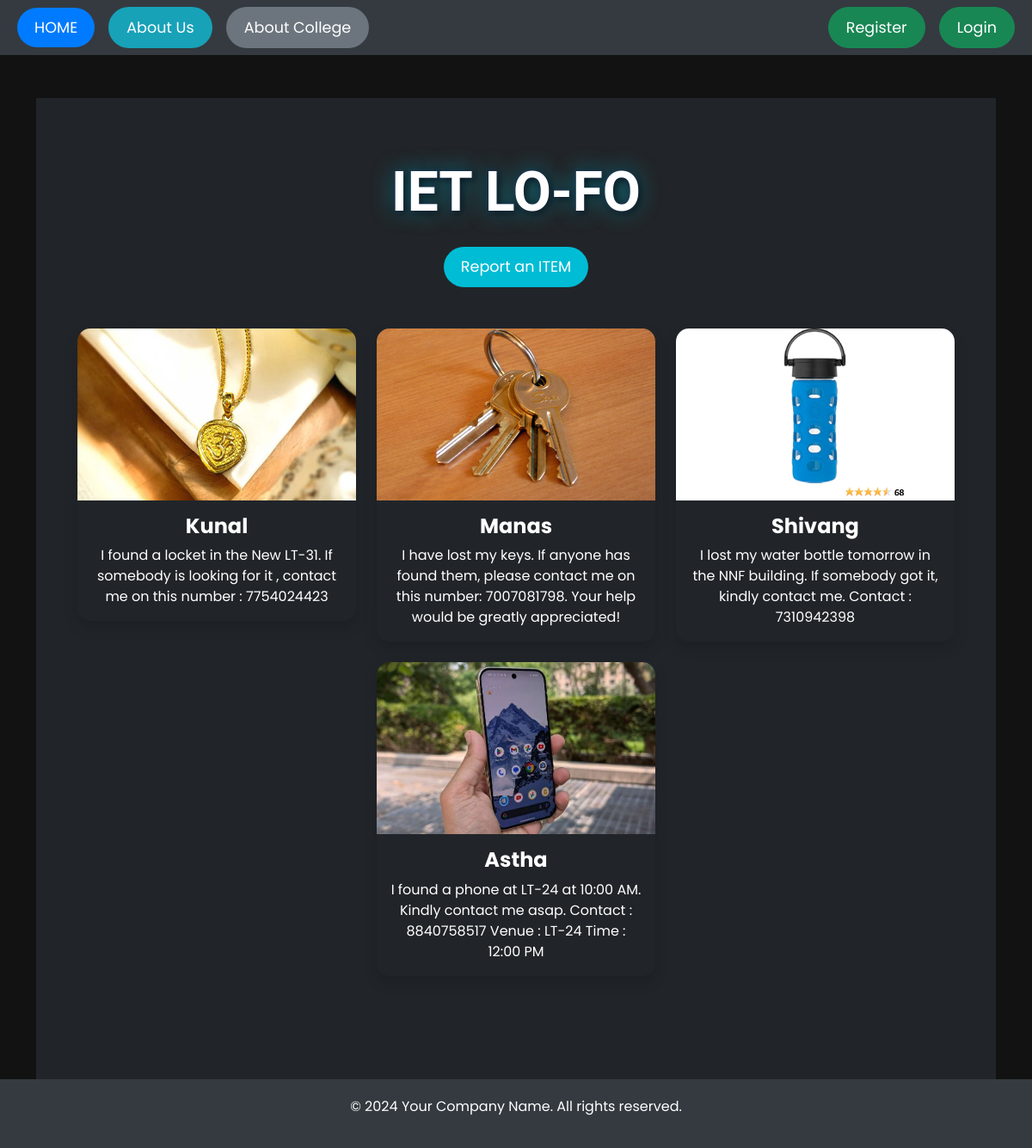
The page / on the database its author committed.
### lost/models.py (models this page shows, shortened)
class kunal(models.Model):
    user=models.ForeignKey(User, on_delete=models.CASCADE)
    text=models.TextField(max_length=240)
    photo=models.ImageField(upload_to="photos/", blank=True, null=True)
    create=models.DateTimeField(auto_now_add=True)
    update=models.DateTimeField(auto_now=True)

### lost/views.py (the view)
# urls.py: path('',views.kunallist,name='list'),
def kunallist(request):
    kunals = kunal.objects.all().order_by('-create')
    return render(request, 'list.html', {'kunals': kunals})

### lost/templates/list.html (shortened to what this page needs)
{% extends "layout.html" %}
{% block content %}
<div class="container-fluid bg-dark text-light p-5" style="min-height: 100vh;">
  <div class="text-center">
    <h1 class="my-4" style="font-size: 4rem; font-family: 'Roboto', sans-serif; font-weight: 700;
      color: white; /* Set text color to white */
      text-shadow: 2px 2px 10px rgba(0, 0, 0, 0.8), 0 0 25px rgba(0, 188, 212, 0.6), 0 0 5px rgba(63, 81, 181, 0.5);">
      IET LO-FO
    </h1>
    <a class="btn btn-primary btn-lg" href="{% url 'kunalcreate' %}" style="border-radius: 25px; background-color: #00bcd4; border: none;">Report an ITEM</a>
  </div>
  <div class="row justify-content-center my-5">
    {% for tweet in kunals %}
    <div class="col-lg-4 col-md-6 col-sm-8 mb-4">
      <div class="card bg-dark text-white shadow border-0" style="border-radius: 15px;">
        <img src="{{ tweet.photo.url }}" class="card-img-top" alt="Item Image" style="height: 200px; object-fit: cover; border-radius: 15px 15px 0 0;">
        <div class="card-body text-center">
          <h5 class="card-title" style="font-weight: bold; font-size: 1.5rem;">{{ tweet.user.username }}</h5>
          <p class="card-text" style="font-size: 1rem;">{{ tweet.text }}</p>
        </div>
      </div>
    </div>
    {% endfor %}
  </div>
</div>
{% endblock %}

### templates/layout.html (shortened to what this page needs)
{% load static %}
<!DOCTYPE html>
<html lang="en" data-bs-theme="dark">
<head>
    <link href="https://cdn.jsdelivr.net/npm/bootstrap@5.3.3/dist/css/bootstrap.min.css" rel="stylesheet">
</head>
<body>
    <nav class="navbar navbar-expand-lg navbar-dark">
        <div class="container-fluid">
            <a href="{% url 'list' %}" class="btn btn-primary mx-2">HOME</a>
            <div class="collapse navbar-collapse" id="navbarSupportedContent">
                <ul class="navbar-nav me-auto mb-2 mb-lg-0">
                    <li class="nav-item">
                        <a class="btn btn-about-us mx-2" href="{% url 'about' %}">About Us</a>
                    </li>
                    <li class="nav-item">
                        <a class="btn btn-about-college mx-2" href="https://www.ietlucknow.ac.in/">About College</a>
                    </li>
                </ul>
                <div class="d-flex align-items-center">
                    {% if user.is_authenticated %}
                    <a href="{% url 'logout1' %}" class="btn btn-danger mx-2">Logout</a>
                    <span class="user-info">
                        Hello, {{ user.username }}
                    </span>
                    {% else %}
                    <a href="{% url 'register' %}" class="btn btn-success mx-2">Register</a>
                    <a href="{% url 'login' %}" class="btn btn-success mx-2">Login</a>
                    {% endif %}
                </div>
            </div>
        </div>
    </nav>
    <div class="container">
        {% block content %}{% endblock %}
    </div>
    <footer class="footer">
        <p>&copy; 2024 Your Company Name. All rights reserved.</p>
    </footer>
</body>
</html>

### templates/layout.html (style rules this page uses)
body { background-color: #121212; font-family: 'Poppins', sans-serif; color: #f8f9fa; }
.navbar { background-color: #343a40; }
.container { margin-top: 50px; }
h1 { text-align: center; margin-bottom: 30px; font-weight: 600; }
.footer { background-color: #343a40; color: #ffffff; padding: 20px 0; text-align: center; position: relative; bottom: 0; width: 100%; }
.btn { border-radius: 25px; padding: 10px 20px; font-size: 1.1rem; transition: background-color 0.3s ease, transform 0.3s ease; }
.btn-primary { background-color: #007bff; border: none; }
.btn-about-us { background-color: #17a2b8; color: #fff; }
.btn-about-college { background-color: #6c757d; color: #fff; }

### rows shown on the page
kunal: photo (picture), user.username "Kunal", text "I found a locket in the New LT-31. If somebody is looking for it , contact me on this number : 7754024423"
kunal: photo (picture), user.username "Manas", text "I have lost my keys. If anyone has found them, please contact me on this number: 7007081798. Your help would be greatly appreciated!"
kunal: photo (picture), user.username "Shivang", text "I lost my water bottle tomorrow in the NNF building. If somebody got it, kindly contact me. Contact : 7310942398"
kunal: photo (picture), user.username "Astha", text "I found a phone at LT-24 at 10:00 AM. Kindly contact me asap. Contact : 8840758517 Venue : LT-24 Time : 12:00 PM"
